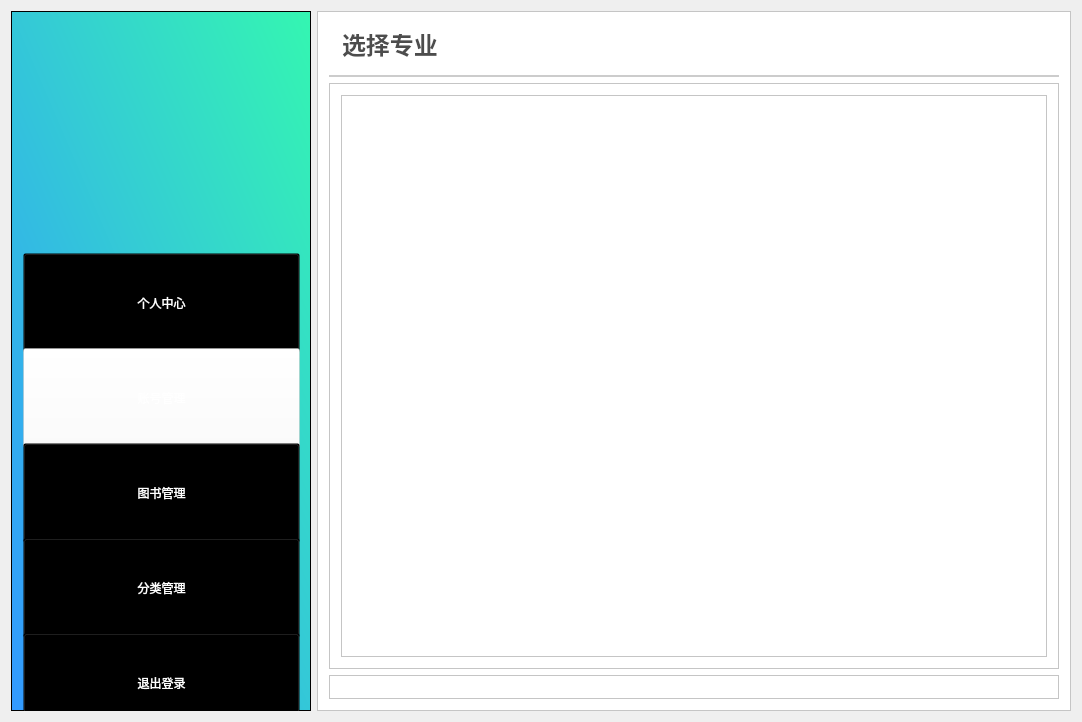
<?xml version="1.0" encoding="UTF-8"?>
<ui version="4.0">
 <class>admin_studentclassify</class>
 <widget class="QWidget" name="admin_studentclassify">
  <property name="geometry">
   <rect>
    <x>0</x>
    <y>0</y>
    <width>1082</width>
    <height>722</height>
   </rect>
  </property>
  <property name="windowTitle">
   <string>admin_studentclassify</string>
  </property>
  <layout class="QHBoxLayout" name="horizontalLayout">
   <item>
    <widget class="QFrame" name="frame">
     <property name="sizePolicy">
      <sizepolicy hsizetype="Fixed" vsizetype="Expanding">
       <horstretch>0</horstretch>
       <verstretch>0</verstretch>
      </sizepolicy>
     </property>
     <property name="minimumSize">
      <size>
       <width>300</width>
       <height>700</height>
      </size>
     </property>
     <property name="styleSheet">
      <string notr="true">
background-color: qlineargradient(spread:pad, x1:0, y1:1, x2:1, y2:0, stop:0 rgba(51, 153, 255,1), stop:1 rgba(52, 246, 177,1));</string>
     </property>
     <property name="frameShape">
      <enum>QFrame::StyledPanel</enum>
     </property>
     <property name="frameShadow">
      <enum>QFrame::Raised</enum>
     </property>
     <widget class="QFrame" name="frame_8">
      <property name="geometry">
       <rect>
        <x>0</x>
        <y>230</y>
        <width>301</width>
        <height>491</height>
       </rect>
      </property>
      <property name="styleSheet">
       <string notr="true">background:transparent;</string>
      </property>
      <property name="frameShape">
       <enum>QFrame::StyledPanel</enum>
      </property>
      <property name="frameShadow">
       <enum>QFrame::Raised</enum>
      </property>
      <layout class="QVBoxLayout" name="verticalLayout_6">
       <item>
        <layout class="QVBoxLayout" name="verticalLayout">
         <property name="spacing">
          <number>7</number>
         </property>
         <property name="sizeConstraint">
          <enum>QLayout::SetDefaultConstraint</enum>
         </property>
         <item>
          <widget class="QPushButton" name="btnPersonal">
           <property name="minimumSize">
            <size>
             <width>0</width>
             <height>100</height>
            </size>
           </property>
           <property name="styleSheet">
            <string notr="true">font: 12pt &quot;微软雅黑&quot;;
color:white;
background:transparent;
cursor:pointer;</string>
           </property>
           <property name="text">
            <string>个人中心</string>
           </property>
          </widget>
         </item>
         <item>
          <widget class="QPushButton" name="btnSearchuser">
           <property name="minimumSize">
            <size>
             <width>0</width>
             <height>100</height>
            </size>
           </property>
           <property name="styleSheet">
            <string notr="true">font: 12pt &quot;微软雅黑&quot;;
color:white;
background:transparent;
cursor:pointer;
background-color:rgba(255,255,255,0.4);</string>
           </property>
           <property name="text">
            <string>账号管理</string>
           </property>
          </widget>
         </item>
         <item>
          <widget class="QPushButton" name="btnSearchbook">
           <property name="minimumSize">
            <size>
             <width>0</width>
             <height>100</height>
            </size>
           </property>
           <property name="styleSheet">
            <string notr="true">font: 12pt &quot;微软雅黑&quot;;
color:white;
background:transparent;
cursor:pointer;
</string>
           </property>
           <property name="text">
            <string>图书管理</string>
           </property>
          </widget>
         </item>
         <item>
          <widget class="QPushButton" name="btnClassify">
           <property name="minimumSize">
            <size>
             <width>0</width>
             <height>100</height>
            </size>
           </property>
           <property name="styleSheet">
            <string notr="true">font: 12pt &quot;微软雅黑&quot;;
color:white;
background:transparent;
cursor:pointer;
</string>
           </property>
           <property name="text">
            <string>分类管理</string>
           </property>
          </widget>
         </item>
         <item>
          <widget class="QPushButton" name="btnLogout">
           <property name="minimumSize">
            <size>
             <width>0</width>
             <height>100</height>
            </size>
           </property>
           <property name="styleSheet">
            <string notr="true">font: 12pt &quot;微软雅黑&quot;;
color:white;
background:transparent;
cursor:pointer;
</string>
           </property>
           <property name="text">
            <string>退出登录</string>
           </property>
          </widget>
         </item>
        </layout>
       </item>
      </layout>
     </widget>
     <widget class="QFrame" name="frame_2">
      <property name="geometry">
       <rect>
        <x>60</x>
        <y>30</y>
        <width>171</width>
        <height>176</height>
       </rect>
      </property>
      <property name="minimumSize">
       <size>
        <width>0</width>
        <height>0</height>
       </size>
      </property>
      <property name="baseSize">
       <size>
        <width>0</width>
        <height>100</height>
       </size>
      </property>
      <property name="styleSheet">
       <string notr="true">image: url(:/Library/images/logo2.png);
background:transparent;</string>
      </property>
      <property name="frameShape">
       <enum>QFrame::StyledPanel</enum>
      </property>
      <property name="frameShadow">
       <enum>QFrame::Raised</enum>
      </property>
     </widget>
    </widget>
   </item>
   <item>
    <widget class="QFrame" name="frame_3">
     <property name="styleSheet">
      <string notr="true">background:white;</string>
     </property>
     <property name="frameShape">
      <enum>QFrame::StyledPanel</enum>
     </property>
     <property name="frameShadow">
      <enum>QFrame::Raised</enum>
     </property>
     <layout class="QVBoxLayout" name="verticalLayout_2">
      <item>
       <widget class="QFrame" name="frame_4">
        <property name="sizePolicy">
         <sizepolicy hsizetype="Preferred" vsizetype="Fixed">
          <horstretch>0</horstretch>
          <verstretch>200</verstretch>
         </sizepolicy>
        </property>
        <property name="styleSheet">
         <string notr="true">border:2px solid #cccccc;
border-top:0px;
border-left:0px;
border-right:0px;</string>
        </property>
        <property name="frameShape">
         <enum>QFrame::StyledPanel</enum>
        </property>
        <property name="frameShadow">
         <enum>QFrame::Raised</enum>
        </property>
        <layout class="QHBoxLayout" name="horizontalLayout_3">
         <item>
          <widget class="QLineEdit" name="etClassify">
           <property name="styleSheet">
            <string notr="true">color:#4D4D4D;
border:none;
font-size:24px;
font-weight:500;
font-family:&quot;微软雅黑&quot;;
text-align:left;</string>
           </property>
           <property name="text">
            <string>选择专业</string>
           </property>
           <property name="readOnly">
            <bool>true</bool>
           </property>
          </widget>
         </item>
        </layout>
       </widget>
      </item>
      <item>
       <widget class="QFrame" name="frame_6">
        <property name="frameShape">
         <enum>QFrame::StyledPanel</enum>
        </property>
        <property name="frameShadow">
         <enum>QFrame::Raised</enum>
        </property>
        <layout class="QHBoxLayout" name="horizontalLayout_4">
         <item>
          <widget class="QTableWidget" name="tableWidget"/>
         </item>
        </layout>
       </widget>
      </item>
      <item>
       <widget class="QFrame" name="frame_5">
        <property name="sizePolicy">
         <sizepolicy hsizetype="Preferred" vsizetype="Fixed">
          <horstretch>0</horstretch>
          <verstretch>0</verstretch>
         </sizepolicy>
        </property>
        <property name="frameShape">
         <enum>QFrame::StyledPanel</enum>
        </property>
        <property name="frameShadow">
         <enum>QFrame::Raised</enum>
        </property>
        <layout class="QHBoxLayout" name="horizontalLayout_2"/>
       </widget>
      </item>
     </layout>
    </widget>
   </item>
  </layout>
 </widget>
 <layoutdefault spacing="6" margin="11"/>
 <resources/>
 <connections/>
</ui>
